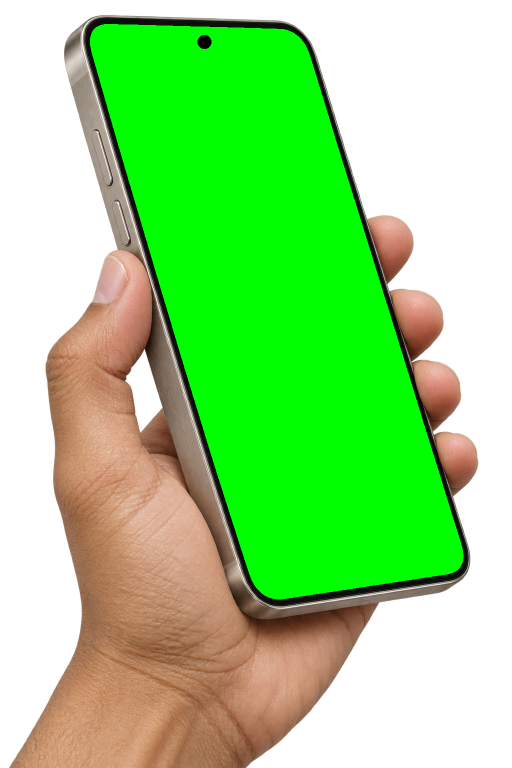
#> input picture store/playstore-2.0/src/phones/hand-phone-hero-v2.png, 1024 x 1536 px (shown at 1/2 size)
$ python clean_status.py ../src/phones/hand-phone-hero-v2.png ../src/phones/phone-front-v2.png ../src/phones/phone-front-v2.png
#> lines starting #> are read from the running program, lines starting #| are printed output that depends on the picture
"""Replaces the phone's own status bar in raw screenshots with a clean one:
9:41, full signal, Wi-Fi and battery, in the app's colours.
usage: clean_status.py in.png out.png"""
import sys
from PIL import Image, ImageDraw, ImageFont

FONT = sys.argv[3] if len(sys.argv) > 3 else None
BAR = 92  # the Samsung S21's status bar at 1080 px wide


def main(src, dst):
#> called with src = '../src/phones/hand-phone-hero-v2.png', dst = '../src/phones/phone-front-v2.png'
    im = Image.open(src).convert('RGB')
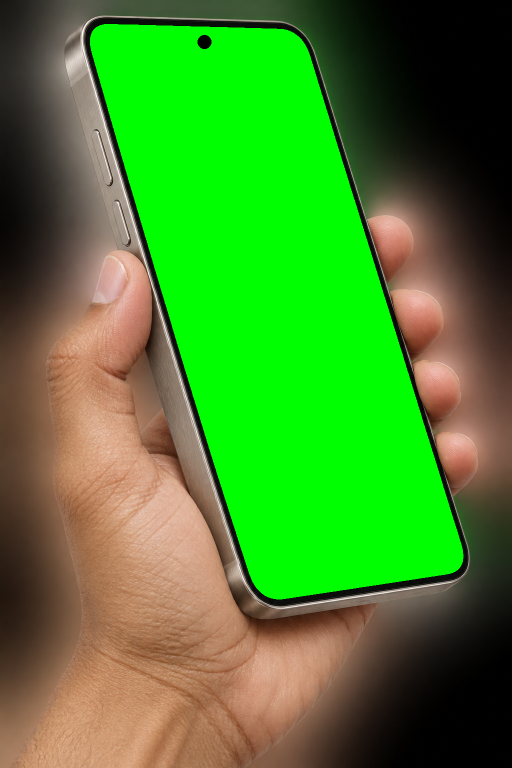
#> im: PIL image 1024x1536 RGB (shown at 1/2 size); mean R, G, B 71.5, 135, 43.1
    w, _ = im.size
#> w = 1024
    bg = im.getpixel((w // 2, BAR + 6))
#> bg = (0, 255, 0)
    dark = sum(bg) < 382
#> dark = True
    ink = (246, 246, 242) if dark else (32, 38, 36)
#> ink = (246, 246, 242)
    d = ImageDraw.Draw(im)
    d.rectangle((0, 0, w, BAR), fill=bg)
    font = ImageFont.truetype(FONT, 40)
    d.text((56, BAR // 2), '9:41', font=font, fill=ink, anchor='lm')
    cy = BAR // 2
    # Battery, at the right edge.
    bx = w - 60 - 54
#> bx = 910
    d.rounded_rectangle((bx, cy - 13, bx + 50, cy + 13), radius=7, outline=ink, width=3)
    d.rounded_rectangle((bx + 5, cy - 8, bx + 45, cy + 8), radius=4, fill=ink)
    d.rounded_rectangle((bx + 52, cy - 5, bx + 56, cy + 5), radius=2, fill=ink)
    # Wi-Fi: three arcs and a dot.
    wx, wy = bx - 44, cy + 12
#> wx = 866; wy = 58
    for r in (30, 21, 12):
        d.arc((wx - r, wy - r, wx + r, wy + r), 225, 315, fill=ink, width=5)
    d.ellipse((wx - 4, wy - 7, wx + 4, wy + 1), fill=ink)
    # Signal: four rising bars.
    sx = wx - 92
#> sx = 774
    for i in range(4):
        h = 8 + i * 7
        d.rounded_rectangle((sx + i * 11, cy + 12 - h, sx + i * 11 + 7, cy + 12), radius=2, fill=ink)
    im.save(dst)
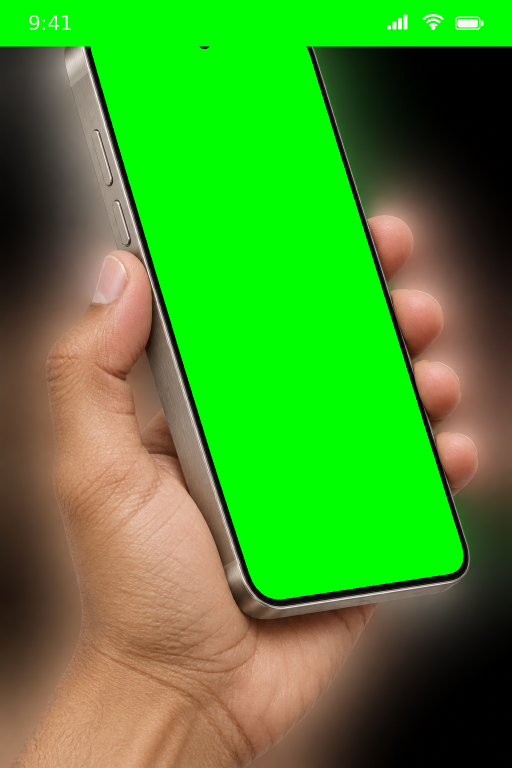
#> saved as phone-front-v2.png: PIL image 1024x1536 RGB (shown at 1/2 size); mean R, G, B 70.3, 145.8, 42.1


main(sys.argv[1], sys.argv[2])

$ run again, on store/playstore-2.0/src/phones/phone-tilt-left-v2.png
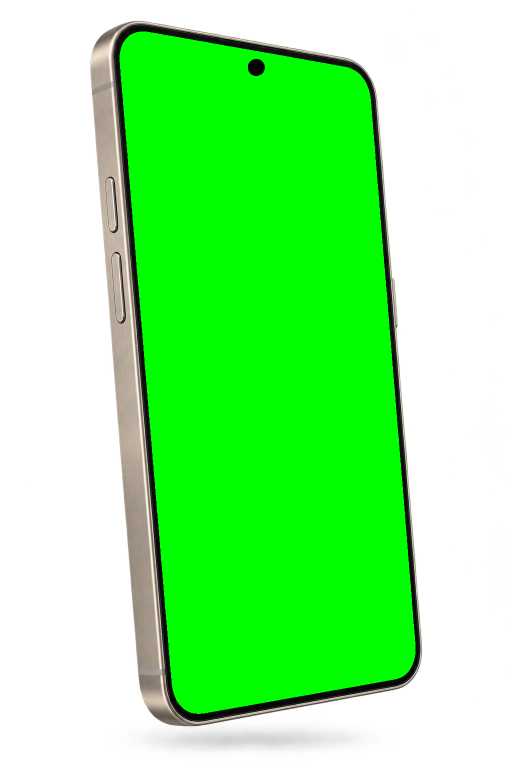
#> input picture store/playstore-2.0/src/phones/phone-tilt-left-v2.png, 1024 x 1536 px (shown at 1/2 size)
#> in main, `im = Image.open(src).convert('RGB')`:
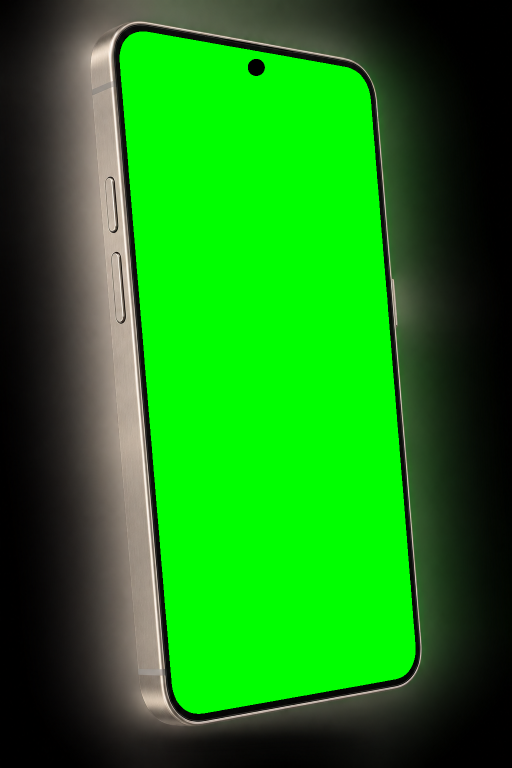
#> im: PIL image 1024x1536 RGB (shown at 1/2 size); mean R, G, B 26.5, 131.2, 22.5
#> bg = (12, 14, 12)
#> dark = True
#> ink = (246, 246, 242)
#> in main, `im.save(dst)`:
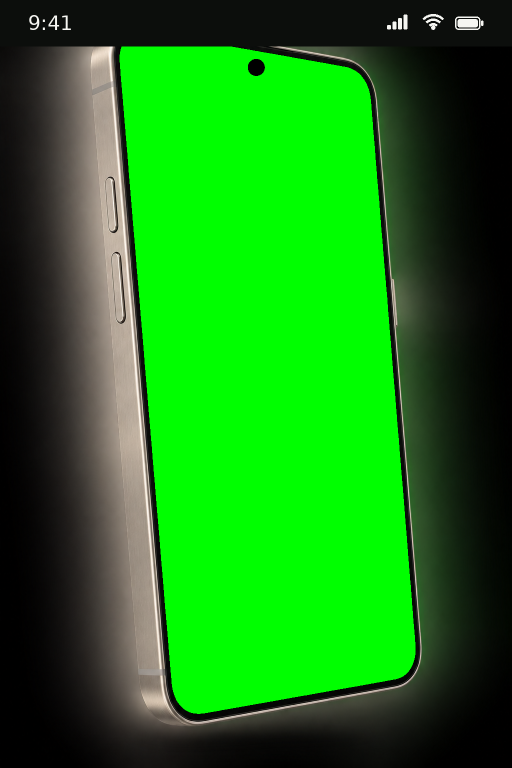
#> saved as phone-tilt-left-v2.png: PIL image 1024x1536 RGB (shown at 1/2 size); mean R, G, B 25, 129, 21.4

$ run again, on store/playstore-2.0/src/phones/phone-tilt-right-v2.png
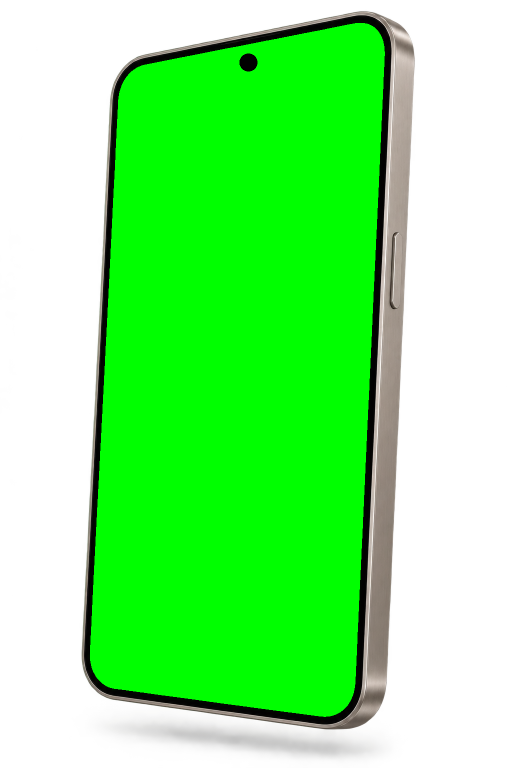
#> input picture store/playstore-2.0/src/phones/phone-tilt-right-v2.png, 1024 x 1536 px (shown at 1/2 size)
#> in main, `im = Image.open(src).convert('RGB')`:
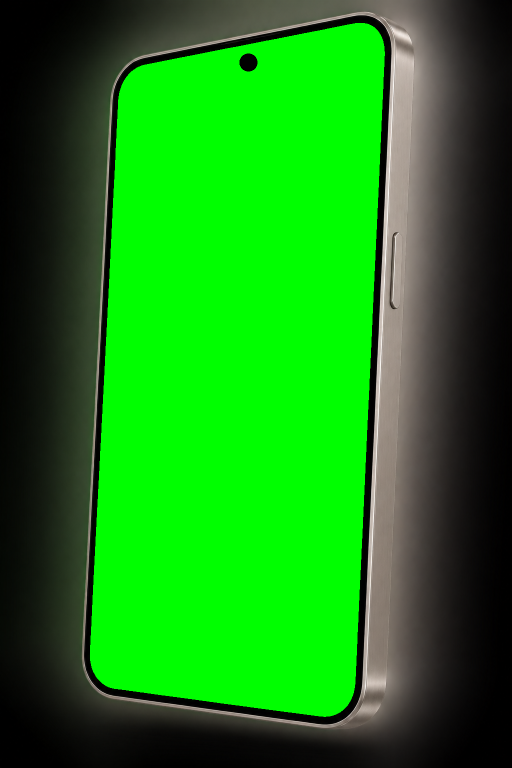
#> im: PIL image 1024x1536 RGB (shown at 1/2 size); mean R, G, B 24.8, 137.7, 21.3
#> bg = (0, 255, 0)
#> dark = True
#> ink = (246, 246, 242)
#> in main, `im.save(dst)`:
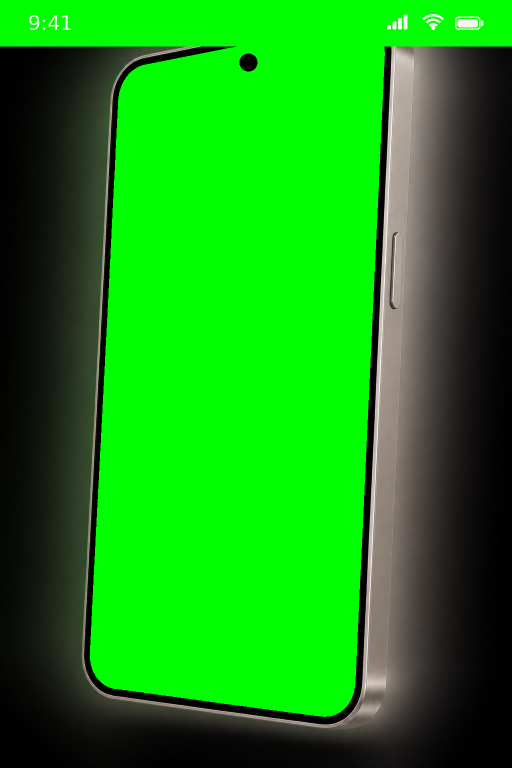
#> saved as phone-tilt-right-v2.png: PIL image 1024x1536 RGB (shown at 1/2 size); mean R, G, B 22.4, 149, 19.3
